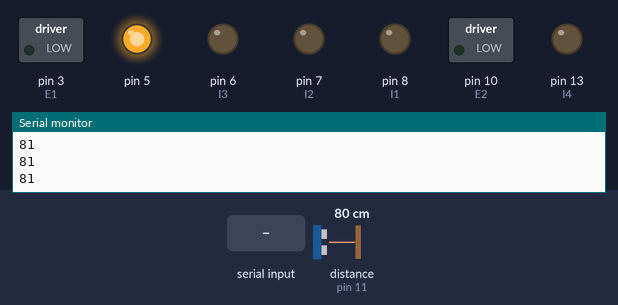
A sketch run on a simulated Arduino Uno, built with avr-gcc and run on an emulated ATmega328P. Shown: switched loads named in the sketch (green lamp = pin HIGH), output pins drawn as LEDs (lit = HIGH), the last lines printed to the serial monitor. The test bench sets the inputs (shaded band); at power-on: distance to the obstacle (sensor on pin 11) 80 cm. The echo pulse lasts 58.3 µs per cm.

Above: at 1.2 s.
1.3 s: "F" received over Serial
At 1.9 s:
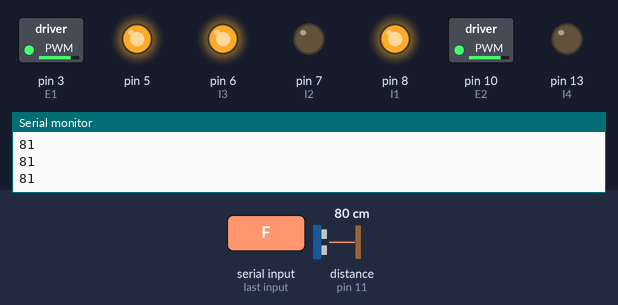
4.3 s: distance to the obstacle (sensor on pin 11) set to 76 cm
At 4.9 s:
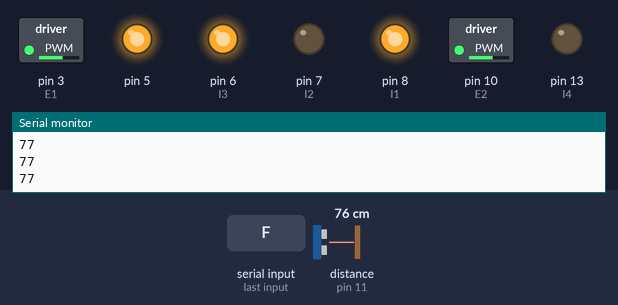
7.3 s: distance to the obstacle (sensor on pin 11) set to 71 cm
At 8.2 s:
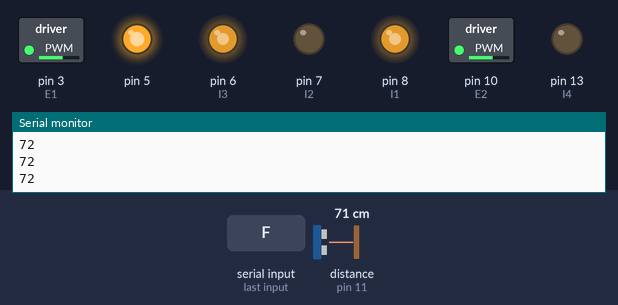
8.8 s: "B" received over Serial
At 9.7 s:
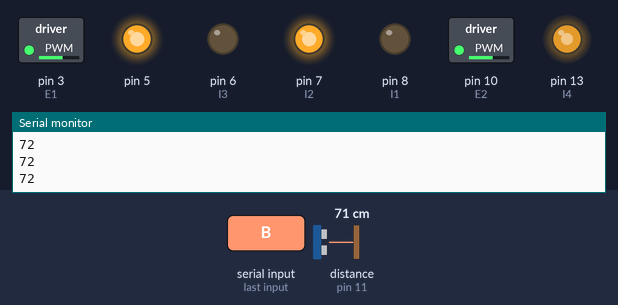
10.4 s: "S" received over Serial
At 11.6 s:
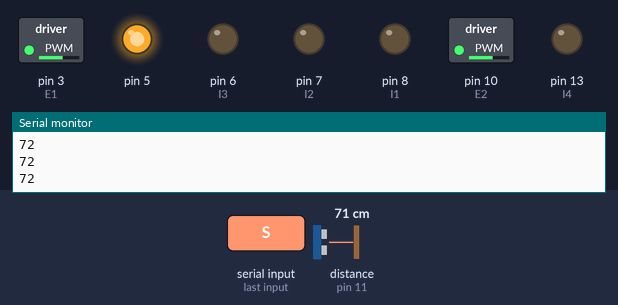
11.9 s: "L" received over Serial
At 12.4 s:
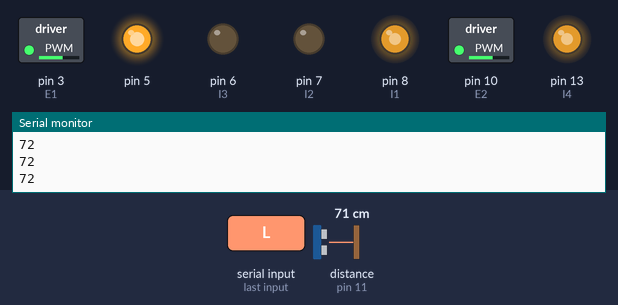
Timing chart, 0 to 14.4 s (numbered marks = the images above; inputs shaded):
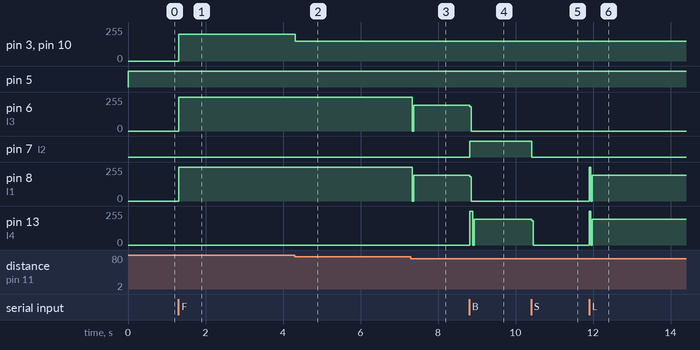

Measured:
- the behaviour switches between 79 and 78 cm on distance to the obstacle (sensor on pin 11) (found by bisection; images 1 and 2)
- the behaviour switches between 72 and 71 cm on distance to the obstacle (sensor on pin 11) (found by bisection; images 2 and 3)
- after the input at 1.3 s, pin 3 (E1), pin 10 (E2): 0/255 → 200/255 at once; pin 6 (I3), pin 8 (I1): 0/255 → 255/255 at once
- after the input at 4.3 s, pin 3 (E1), pin 10 (E2): 200/255 → 150/255 at once
- after the input at 7.3 s, pin 6 (I3), pin 8 (I1): 255/255 → 192/255 at once
- after the input at 8.8 s, pin 6 (I3), pin 8 (I1): 192/255 → 0/255 at once; pin 7 (I2): LOW → HIGH at once; pin 13 (I4): 0/255 → 255/255 at once, → 192/255 0.08 s later
- after the input at 10.4 s, pin 7 (I2): HIGH → LOW at once; pin 13 (I4): 192/255 → 0/255 at once
- after the input at 11.9 s, pin 8 (I1), pin 13 (I4): 0/255 → 192/255 at once

The sketch:

developer1.ino
```cpp
/**************
Developer :-  Milin parekh
Company :-    BUILD MORE
Email:-       2buildmore@gmail.com
site:-        www.instagram.com/build_more/

 if you feel any kind of unknowing ness or doubts during this session then please inform me on my email

************/


#include <NewPing.h>
//#include<Servo.h>
#include <SoftwareSerial.h>

#define TRIGGER_PIN  12  // Arduino pin tied to trigger pin on the ultrasonic sensor.
#define ECHO_PIN     11  // Arduino pin tied to echo pin on the ultrasonic sensor.
#define MAX_DISTANCE 200 // Maximum distance we want to ping for (in centimeters). Maximum sensor distance is rated at 400-500cm.

int P1;    //pwm1 value
int P2;    //pwm2 value

#define E1 3  // pwm Pin for motor 1
#define E2 10  // pwm Pin for motor 2

#define I1 8  // Control pin 1 for motor 1
#define I2 7  // Control pin 2 for motor 1
#define I3 6  // Control pin 1 for motor 2
#define I4 13  // Control pin 2 for motor 2
 // int P1=255;
   // int P2=255;

// SoftwareSerial my(2,3 );

//int A,s;
char state;
int flag=0;
void stp();
void fwd();
void left();
void right();
void back();
void rotate();
NewPing sonar(TRIGGER_PIN, ECHO_PIN, MAX_DISTANCE); // NewPing setup of pins and maximum distance.

void setup() {
  pinMode(5,OUTPUT);


   Serial.begin(9600);
//    my.begin(9600);


/*pinMode(A0,INPUT);     //fr
pinMode(A1,INPUT);     //fl
pinMode(A2,INPUT);     //rl
pinMode(A3,INPUT);     //rr */

    pinMode(E1, OUTPUT);   //  pwm pins
    pinMode(E2, OUTPUT);   // pwm  pins

    pinMode(I1, OUTPUT);
    pinMode(I2, OUTPUT);
    pinMode(I3, OUTPUT);
    pinMode(I4, OUTPUT);
    pinMode(A0,INPUT);

}

void loop()


{
  digitalWrite(5,HIGH);

/*fr=digitalRead(A0);
fl=digitalRead(A1);
rl=digitalRead(A2);
rr=digitalRead(A3);


  if(fr == HIGH)
{
digitalWrite(2,HIGH);
     }

  if(fl == HIGH)
{
digitalWrite(4,HIGH);
     }
     if(rl == HIGH)
{
digitalWrite(5,HIGH);
     }
     if(rr == HIGH)
{
digitalWrite(9,HIGH);
     } */


  int dis=sonar.ping_cm();   //man comparison class

  if(dis > 100)
    {
       P1 = 255;
       P2 = 255;
   }
  else if( 80<dis  && dis<100 )
    {
      P1 = 200 ;
    P2 = 200;
    }
  else if( 60<dis  && dis<80 )
    {
       P1 = 150 ;
     P2 = 150;
    }
  else if( 40<dis && dis<60 )
    {
     P1 = 120;
       P2 = 120;
    }
  else if( dis<40 )
    {
        P1 =50;
        P2 = 50;
    }
     Serial.println(dis);

  if(Serial.available() > 0)      // Ckeck for command Recieved
    {
      state = Serial.read();
      Serial.write(state);
      flag=0;
    }
    if (state == 'S')     // Checking Command from User
    {
        stp();
        if(flag == 0){
          Serial.write("Stop");
          flag=1;
       }
    }
    else if (state == 'F')
    {
        fwd();
        if(flag == 0)
        {
          Serial.write("Forward");
          flag=1;
         }
    }
    else if (state == 'B')
    {
        back();
        if(flag == 0)
        {
          Serial.write("Backward");
          flag=1;
        }
    }
    else if (state == 'L')
    {
        left();
        if(flag == 0)
        {
          Serial.write("Left");
          flag=1;
         }
    }
   else if (state == 'R')
  {
        right();
        if(flag == 0)
        {
          Serial.write("Right");
          flag=1;
         }
    }
 /*else if (state=='G')
 {
    rotate();
    if(flag == 0)
    {
       Serial.write("rotate");
       flag=1;
    }
 }*/


 //loop() ends here
 }

 void stp()                              //fumction for stopping the car
 {
   digitalWrite(I1, LOW);
    digitalWrite(I2, LOW);
    digitalWrite(I3, LOW);
    digitalWrite(I4, LOW);
 }

void fwd()                                                     //forward
{
    analogWrite(E1,P1);
    analogWrite(E2,P2);

    digitalWrite(I1, HIGH);
    digitalWrite(I2, LOW);
    digitalWrite(I3, HIGH);
    digitalWrite(I4, LOW);
 delay(15);
 digitalWrite(I1,LOW);
  digitalWrite(I3,LOW);
    //delay(100);


    // change direction

    //digitalWrite(E1, LOW);
    //digitalWrite(E2, LOW);

    //delay(10);

}
void back()          // Backward
{
    analogWrite(E1, P1); // Run in half speed
    analogWrite(E2,P2); // Run in full speed

    digitalWrite(I1, LOW);
    digitalWrite(I2, HIGH);
    digitalWrite(I3, LOW);
    digitalWrite(I4, HIGH);
delay(15);
 digitalWrite(I1, LOW);
    digitalWrite(I4,LOW);

    /*delay(100);


    // change direction

    digitalWrite(E1, LOW);
    digitalWrite(E2, LOW);

    delay(10);*/

}
void left()          //LEFT
{
  analogWrite(E1,P1); // Run in half speed
    analogWrite(E2,P2); // Run in full speed

    digitalWrite(I1, HIGH);
    digitalWrite(I2, LOW);
    digitalWrite(I3, LOW);
    digitalWrite(I4, HIGH);
    delay(15);
   digitalWrite(I1,LOW);
    digitalWrite(I4,LOW);

  /* delay(100);


    // change direction

    digitalWrite(E1, LOW);
    digitalWrite(E2, LOW);

    delay(10);*/
}

void right()  //Right
{
    analogWrite(E1, P1); // Run in half speed
    analogWrite(E2,P2); // Run in full speed

    digitalWrite(I1, LOW);
    digitalWrite(I2, HIGH);
    digitalWrite(I3, HIGH);
    digitalWrite(I4, LOW);
delay(15);
 digitalWrite(I2,LOW);
    digitalWrite(I3,LOW);

  }
   /*delay(100);


  // change direction

    digitalWrite(E1, LOW);
    digitalWrite(E2, LOW);

    delay(10);*/

/*void rotate()
{
  analogWrite(E1, P1); // Run in half speed
    analogWrite(E2,P2); // Run in full speed

    digitalWrite(I1, HIGH);
    digitalWrite(I2, LOW);
    digitalWrite(I3, LOW);
    digitalWrite(I4, HIGH);*/

   /*delay(100);


    // change direction

    digitalWrite(E1, LOW);
    digitalWrite(E2, LOW);

    delay(10);*/
```
